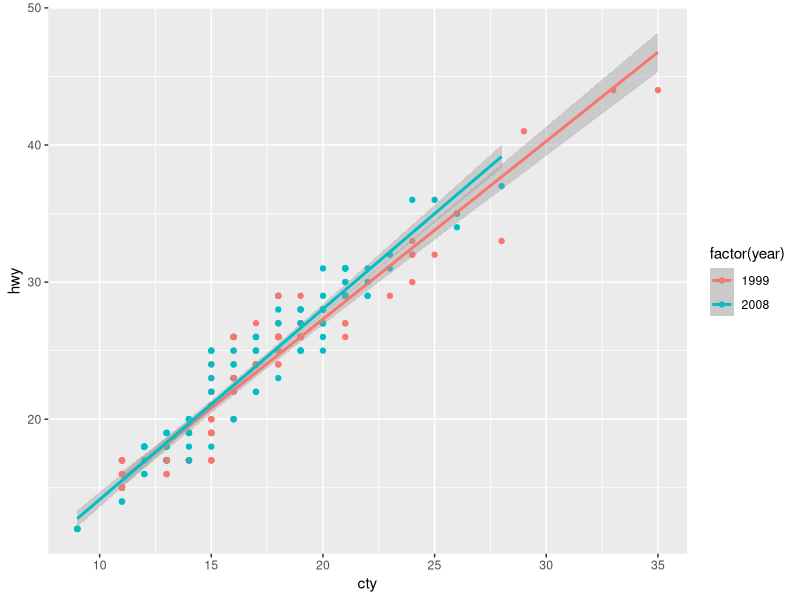
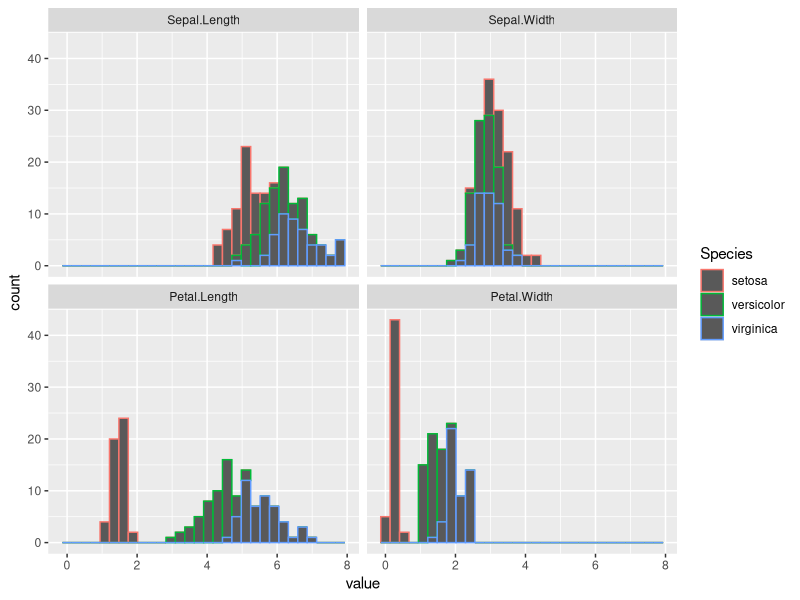
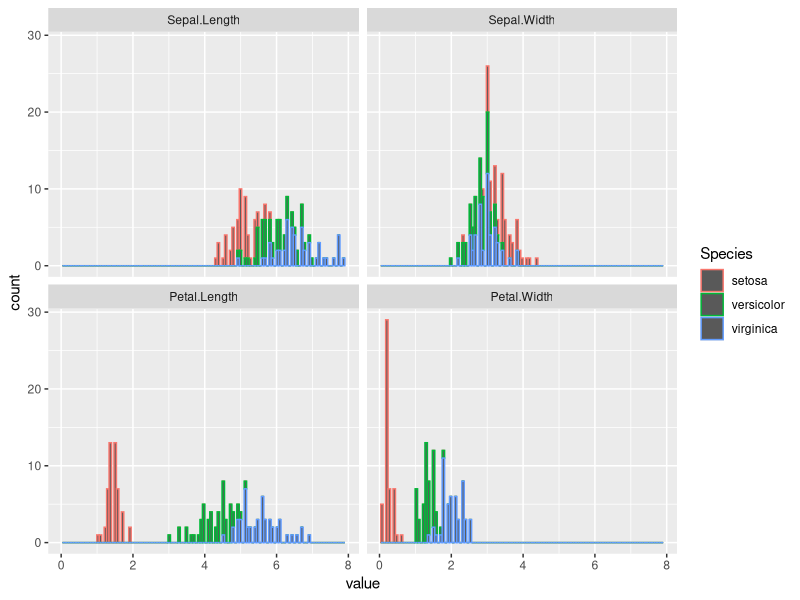
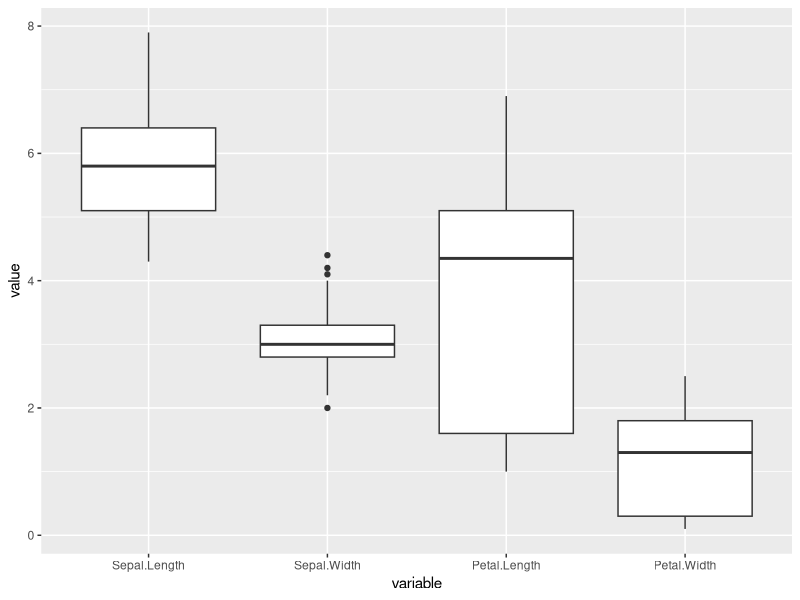
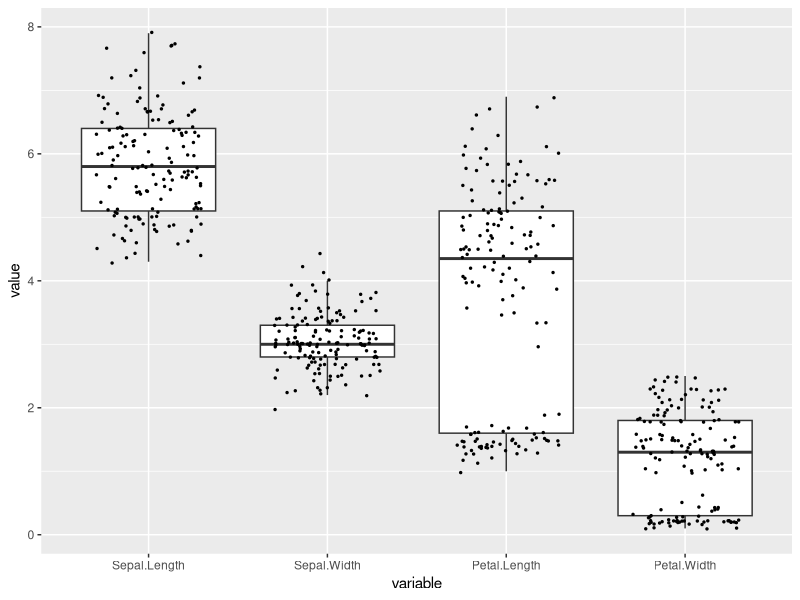
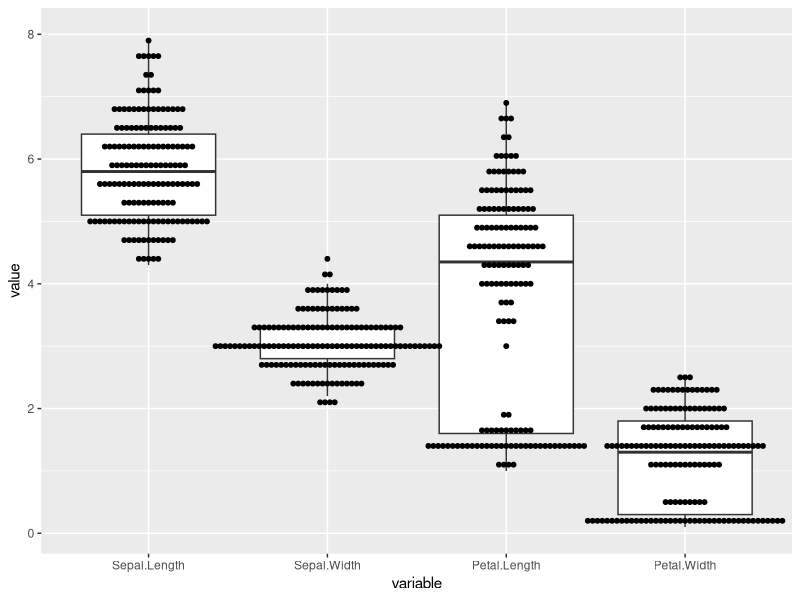
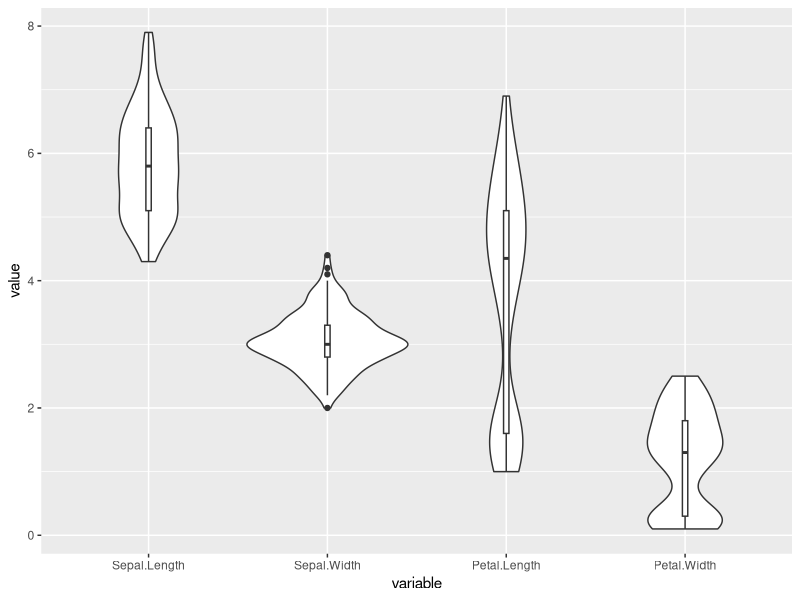
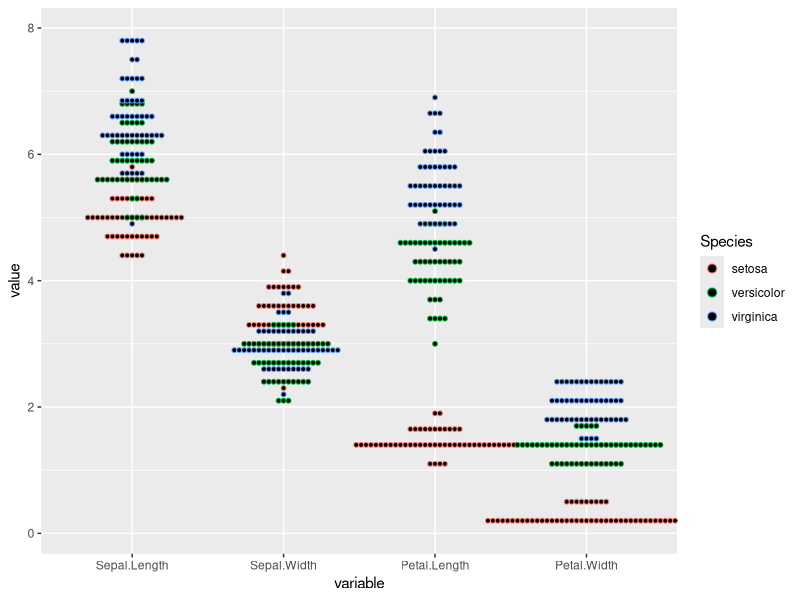

Write R code to recreate these figures, in order. (Note: this script raises an error after producing the figures.)
## ---- chunk 1
## install.packages("ggrepel")

library(ggplot2)
library(data.table)
library(magrittr)
library(tidyr)
library(ggrepel)
## ---- chunk 2
?ggplot

data(mpg)
str(mpg)
mpg <- as.data.table(mpg)
str(mpg)
unique(mpg$year)

?geom_point
?geom_smooth

ggplot(mpg, aes(cty, hwy, color = factor(year))) + geom_point() + geom_smooth(method = 'lm')
## ---- chunk 3
data(iris)
iris_dt <- as.data.table(iris)
iris_dt
str(iris_dt)
## ---- chunk 4
?melt
iris_dt

iris_melt <- melt(iris_dt,id.vars = "Species")
iris_melt

?ggplot
?facet_wrap
ggplot(iris_melt, aes(value, color = Species)) + geom_histogram() + facet_wrap(iris_melt$variable)
## ---- chunk 5
?geom_histogram
?`~`
iris_melt

iris_melt %>% ggplot(aes(value, color = Species)) + geom_histogram(bins = 115)+facet_wrap(~variable)

## ---- chunk 6
ggplot(iris_melt, aes(variable, value))+ geom_boxplot()

## ---- chunk 7
?geom_jitter
?geom_boxplot

p <- ggplot(iris_melt,aes(variable, value))+geom_boxplot(outlier.shape = NA)


p + geom_jitter(width = 0.3, size = .5)

?geom_dotplot
p + geom_dotplot(binaxis = "y", stackdir="center", dotsize = .3)
## ---- chunk 8
?geom_violin
p <- ggplot(iris_melt,aes(variable, value))
p + geom_violin() + geom_boxplot(width=.03)
## ---- chunk 9
?geom_dotplot
p <- ggplot(iris_melt,aes(variable, value, color = Species))
p+ geom_dotplot(binaxis = "y", stackdir = "centerwhole", dotsize = .3)
## ---- chunk 10

p <- ggplot(iris_melt,aes(variable, value, color = Species))
p + geom_point()
## ---- chunk 11

p <- ggplot(iris_melt,aes(variable, value, color = Species))
p+ geom_point() + labs(x = "Petal Length", y = "Petal Width", title = "Relationship between petal length and width")+ theme(plot.title= element_text(hjust =.5))

?facet_wrap
p <- ggplot(iris_melt,aes(variable, value))
p + geom_point() + facet_wrap(~Species, scales = "free")

## ---- chunk 12
medals_dt <- fread("extdata/medals.csv")
str(medals_dt)

p<- ggplot(medals_dt, aes(total,population, color = country))
p + geom_point()
## ---- chunk 13
p<- ggplot(medals_dt, aes(total,population))
p+ geom_point()+ scale_x_log10()+ scale_y_log10()
## ---- chunk 14
?geom_text
p<- ggplot(medals_dt, aes(total,population))
p+ geom_point()+ scale_x_log10()+ scale_y_log10() + geom_text(aes(label = code))

library(ggrepel)

?geom_text_repel
p+ geom_point()+ scale_x_log10()+ scale_y_log10() + geom_text_repel(aes(label=code))
## ---- chunk 15
anscombe

anscombe_reshaped <- anscombe %>% as.data.table() %>%.[, ID := seq(nrow(.))] %>% melt(id.var=c("ID")) %>%separate(variable,c("xy", "group"), sep=1) %>% dcast(... ~ xy) %>%.[, group := paste0("dataset_", group)]

## ---- chunk 16
boxplots_dt <- fread("extdata/boxplots.csv")
melt(boxplots_dt) %>% ggplot(aes(variable, value)) + geom_boxplot()
## ---- chunk 17
 melt(boxplots_dt) %>% ggplot(aes(variable, value)) + geom_violin()
## ---- chunk 18
mtcars <- data.table(mtcars)
str(mtcars)
ggplot(mtcars, aes(factor(cyl), mpg)) + geom_boxplot()


## First compute median
mtcars[, medians := median(mpg), by = cyl] ## Quantiles
mtcars[, c("lq", "uq") := .(quantile(mpg, 0.25), quantile(mpg, 0.75)), by = cyl]
## Whiskers
mtcars[, IQR := 1.5 * IQR(mpg), by = cyl]
mtcars[, c("up_IQR", "down_IQR") := .(IQR + uq, lq - IQR)]
## Get the most extreme value within 1.5*IQR
mtcars[mpg < up_IQR, up_whisker := max(mpg),by = "cyl"]
mtcars[mpg > down_IQR,down_whisker := min(mpg), by = "cyl"]
## Compute outliers
mtcars[, outlier := (mpg < down_IQR | mpg > up_IQR), by = "cyl"]
## Make the plot
ggplot(mtcars, aes(cyl, medians, ymax = uq, ymin = lq)) + geom_crossbar(fill = "white", width = 1.3) +geom_segment(aes(cyl, down_whisker, xend = cyl, yend = lq)) + geom_segment(aes(cyl, uq, xend = cyl, yend = up_whisker)) + geom_point(data = mtcars[outlier == TRUE], aes(cyl, mpg)) + labs(y = "mpg")
